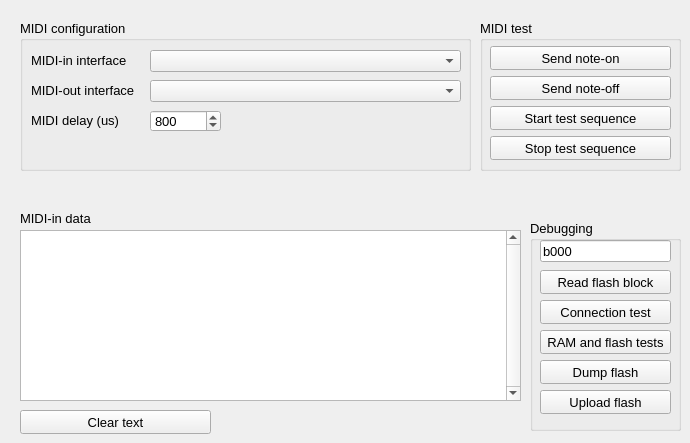
    <widget class="QWidget" name="midiConfigAndTest">
     <attribute name="title">
      <string>MIDI config and test</string>
     </attribute>
     <widget class="QPushButton" name="clearButton">
      <property name="geometry">
       <rect>
        <x>20</x>
        <y>410</y>
        <width>191</width>
        <height>24</height>
       </rect>
      </property>
      <property name="sizePolicy">
       <sizepolicy hsizetype="Minimum" vsizetype="Expanding">
        <horstretch>0</horstretch>
        <verstretch>0</verstretch>
       </sizepolicy>
      </property>
      <property name="font">
       <font>
        <pointsize>10</pointsize>
       </font>
      </property>
      <property name="text">
       <string>Clear text</string>
      </property>
     </widget>
     <widget class="QGroupBox" name="groupBox">
      <property name="geometry">
       <rect>
        <x>20</x>
        <y>20</y>
        <width>451</width>
        <height>151</height>
       </rect>
      </property>
      <property name="font">
       <font>
        <pointsize>10</pointsize>
       </font>
      </property>
      <property name="title">
       <string>MIDI configuration</string>
      </property>
      <widget class="QLabel" name="label">
       <property name="geometry">
        <rect>
         <x>11</x>
         <y>30</y>
         <width>111</width>
         <height>21</height>
        </rect>
       </property>
       <property name="font">
        <font>
         <pointsize>10</pointsize>
        </font>
       </property>
       <property name="text">
        <string>MIDI-in interface</string>
       </property>
      </widget>
      <widget class="QComboBox" name="midiInInterfacesComboBox">
       <property name="geometry">
        <rect>
         <x>130</x>
         <y>30</y>
         <width>311</width>
         <height>22</height>
        </rect>
       </property>
       <property name="sizePolicy">
        <sizepolicy hsizetype="Expanding" vsizetype="Fixed">
         <horstretch>0</horstretch>
         <verstretch>0</verstretch>
        </sizepolicy>
       </property>
       <property name="font">
        <font>
         <pointsize>10</pointsize>
        </font>
       </property>
      </widget>
      <widget class="QLabel" name="label_5">
       <property name="geometry">
        <rect>
         <x>11</x>
         <y>60</y>
         <width>111</width>
         <height>21</height>
        </rect>
       </property>
       <property name="font">
        <font>
         <pointsize>10</pointsize>
        </font>
       </property>
       <property name="text">
        <string>MIDI-out interface</string>
       </property>
      </widget>
      <widget class="QComboBox" name="midiOutInterfacesComboBox">
       <property name="geometry">
        <rect>
         <x>130</x>
         <y>60</y>
         <width>311</width>
         <height>22</height>
        </rect>
       </property>
       <property name="sizePolicy">
        <sizepolicy hsizetype="Expanding" vsizetype="Fixed">
         <horstretch>0</horstretch>
         <verstretch>0</verstretch>
        </sizepolicy>
       </property>
       <property name="font">
        <font>
         <pointsize>10</pointsize>
        </font>
       </property>
      </widget>
      <widget class="QLabel" name="midiDelayUS_label">
       <property name="geometry">
        <rect>
         <x>11</x>
         <y>90</y>
         <width>111</width>
         <height>21</height>
        </rect>
       </property>
       <property name="font">
        <font>
         <pointsize>10</pointsize>
        </font>
       </property>
       <property name="text">
        <string>MIDI delay (us)</string>
       </property>
      </widget>
      <widget class="QSpinBox" name="midiDelayUS">
       <property name="enabled">
        <bool>true</bool>
       </property>
       <property name="geometry">
        <rect>
         <x>130</x>
         <y>90</y>
         <width>71</width>
         <height>22</height>
        </rect>
       </property>
       <property name="font">
        <font>
         <pointsize>10</pointsize>
        </font>
       </property>
       <property name="toolTip">
        <string>delay between sending 2 bytes via MIDI in microseconds. Only used on Linux with ALSA.</string>
       </property>
       <property name="minimum">
        <number>1</number>
       </property>
       <property name="maximum">
        <number>999999</number>
       </property>
       <property name="stepType">
        <enum>QAbstractSpinBox::AdaptiveDecimalStepType</enum>
       </property>
       <property name="value">
        <number>800</number>
       </property>
      </widget>
     </widget>
     <widget class="QLabel" name="label_6">
      <property name="geometry">
       <rect>
        <x>20</x>
        <y>210</y>
        <width>81</width>
        <height>16</height>
       </rect>
      </property>
      <property name="font">
       <font>
        <pointsize>10</pointsize>
       </font>
      </property>
      <property name="text">
       <string>MIDI-in data</string>
      </property>
     </widget>
     <widget class="QTextEdit" name="midiInDataTextEdit">
      <property name="geometry">
       <rect>
        <x>20</x>
        <y>230</y>
        <width>501</width>
        <height>171</height>
       </rect>
      </property>
      <property name="font">
       <font>
        <family>Courier</family>
        <pointsize>10</pointsize>
       </font>
      </property>
      <property name="verticalScrollBarPolicy">
       <enum>Qt::ScrollBarAlwaysOn</enum>
      </property>
      <property name="readOnly">
       <bool>true</bool>
      </property>
     </widget>
     <widget class="QGroupBox" name="groupBox_3">
      <property name="geometry">
       <rect>
        <x>480</x>
        <y>20</y>
        <width>201</width>
        <height>151</height>
       </rect>
      </property>
      <property name="font">
       <font>
        <pointsize>10</pointsize>
       </font>
      </property>
      <property name="title">
       <string>MIDI test</string>
      </property>
      <widget class="QPushButton" name="noteOnButton">
       <property name="geometry">
        <rect>
         <x>10</x>
         <y>26</y>
         <width>181</width>
         <height>24</height>
        </rect>
       </property>
       <property name="font">
        <font>
         <pointsize>10</pointsize>
        </font>
       </property>
       <property name="text">
        <string>Send note-on</string>
       </property>
      </widget>
      <widget class="QPushButton" name="noteOffButton">
       <property name="geometry">
        <rect>
         <x>10</x>
         <y>56</y>
         <width>181</width>
         <height>24</height>
        </rect>
       </property>
       <property name="font">
        <font>
         <pointsize>10</pointsize>
        </font>
       </property>
       <property name="text">
        <string>Send note-off</string>
       </property>
      </widget>
      <widget class="QPushButton" name="startTestSequenceButton">
       <property name="geometry">
        <rect>
         <x>10</x>
         <y>86</y>
         <width>181</width>
         <height>24</height>
        </rect>
       </property>
       <property name="font">
        <font>
         <pointsize>10</pointsize>
        </font>
       </property>
       <property name="text">
        <string>Start test sequence</string>
       </property>
      </widget>
      <widget class="QPushButton" name="stopTestSequenceButton">
       <property name="geometry">
        <rect>
         <x>10</x>
         <y>116</y>
         <width>181</width>
         <height>24</height>
        </rect>
       </property>
       <property name="font">
        <font>
         <pointsize>10</pointsize>
        </font>
       </property>
       <property name="text">
        <string>Stop test sequence</string>
       </property>
      </widget>
     </widget>
     <widget class="QGroupBox" name="debuggingGroupBox">
      <property name="geometry">
       <rect>
        <x>530</x>
        <y>220</y>
        <width>151</width>
        <height>211</height>
       </rect>
      </property>
      <property name="font">
       <font>
        <pointsize>10</pointsize>
       </font>
      </property>
      <property name="title">
       <string>Debugging</string>
      </property>
      <widget class="QPushButton" name="readFlashBlockButton">
       <property name="geometry">
        <rect>
         <x>10</x>
         <y>50</y>
         <width>131</width>
         <height>24</height>
        </rect>
       </property>
       <property name="font">
        <font>
         <pointsize>10</pointsize>
        </font>
       </property>
       <property name="text">
        <string>Read flash block</string>
       </property>
      </widget>
      <widget class="QLineEdit" name="flashBlockEdit">
       <property name="geometry">
        <rect>
         <x>10</x>
         <y>20</y>
         <width>131</width>
         <height>22</height>
        </rect>
       </property>
       <property name="text">
        <string>b000</string>
       </property>
      </widget>
      <widget class="QPushButton" name="ramAndFlashTestsButton">
       <property name="geometry">
        <rect>
         <x>10</x>
         <y>110</y>
         <width>131</width>
         <height>24</height>
        </rect>
       </property>
       <property name="font">
        <font>
         <pointsize>10</pointsize>
        </font>
       </property>
       <property name="text">
        <string>RAM and flash tests</string>
       </property>
      </widget>
      <widget class="QPushButton" name="connectionTestButton">
       <property name="geometry">
        <rect>
         <x>10</x>
         <y>80</y>
         <width>131</width>
         <height>24</height>
        </rect>
       </property>
       <property name="font">
        <font>
         <pointsize>10</pointsize>
        </font>
       </property>
       <property name="text">
        <string>Connection test</string>
       </property>
      </widget>
      <widget class="QPushButton" name="dumpFlashButton">
       <property name="geometry">
        <rect>
         <x>10</x>
         <y>140</y>
         <width>131</width>
         <height>24</height>
        </rect>
       </property>
       <property name="font">
        <font>
         <pointsize>10</pointsize>
        </font>
       </property>
       <property name="text">
        <string>Dump flash</string>
       </property>
      </widget>
      <widget class="QPushButton" name="uploadFlashButton">
       <property name="geometry">
        <rect>
         <x>10</x>
         <y>170</y>
         <width>131</width>
         <height>24</height>
        </rect>
       </property>
       <property name="font">
        <font>
         <pointsize>10</pointsize>
        </font>
       </property>
       <property name="text">
        <string>Upload flash</string>
       </property>
      </widget>
     </widget>
    </widget>
